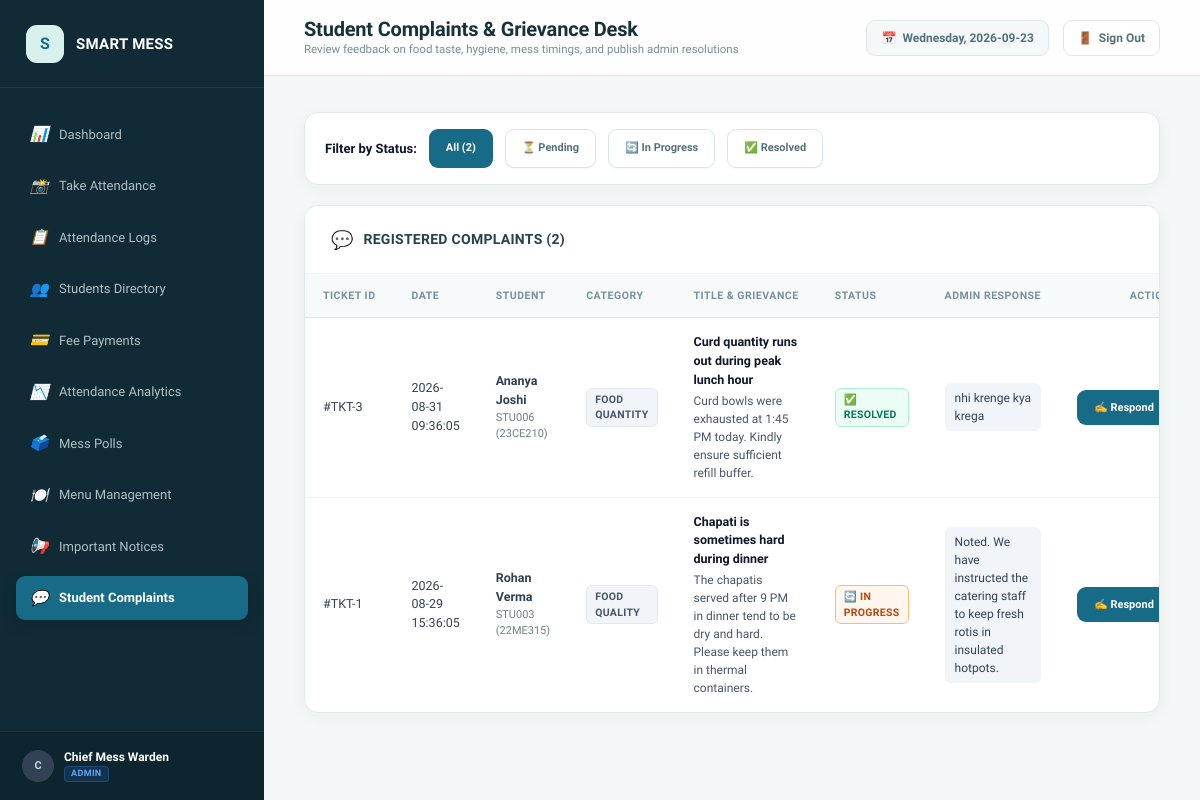
The page /admin/complaints (signed in) on the database as committed earlier.
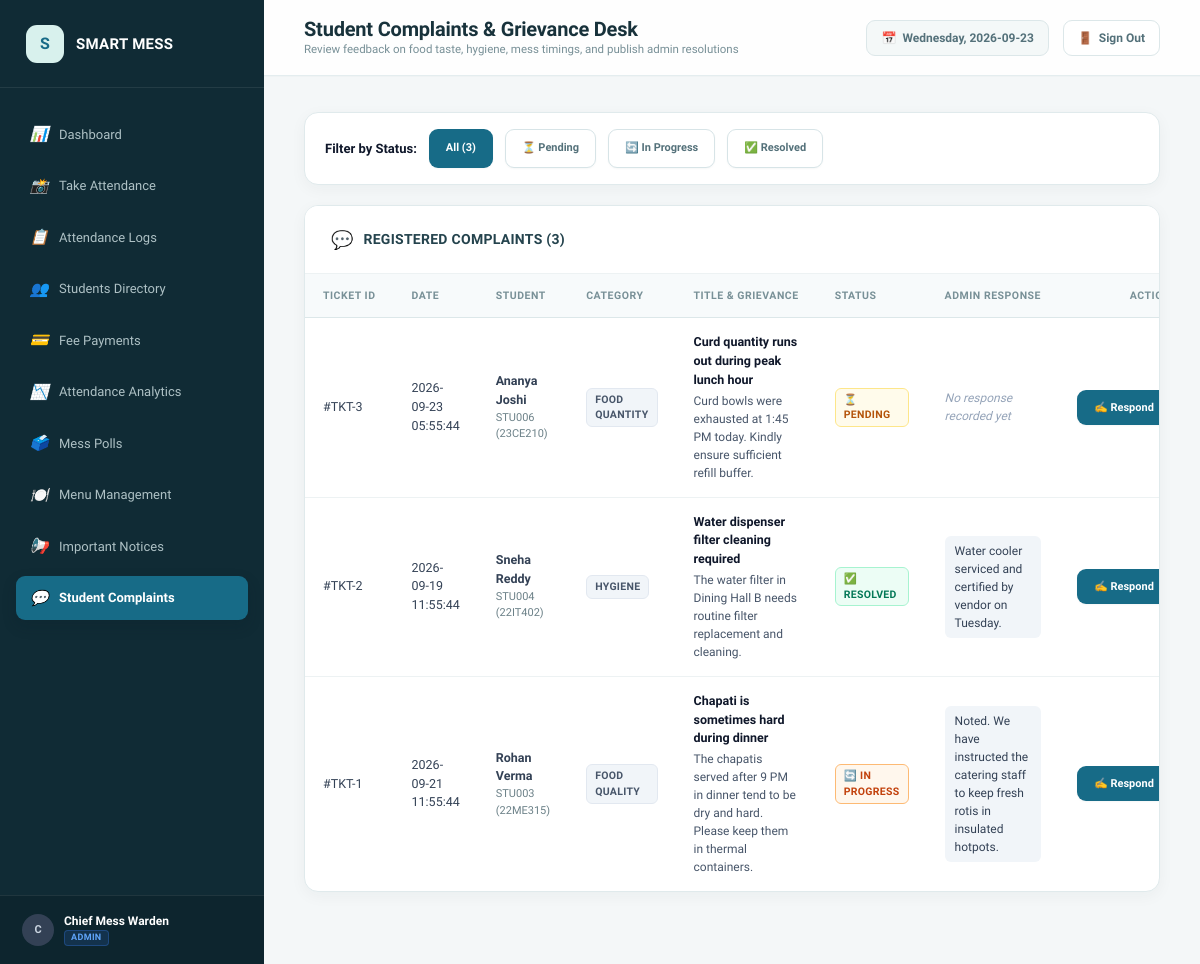
The same page on the database as committed later.
### tables this page shows
CREATE TABLE complaints (
        id INTEGER PRIMARY KEY AUTOINCREMENT,
        complaint_id TEXT UNIQUE NOT NULL,
        student_id TEXT NOT NULL,
        category TEXT NOT NULL,
        title TEXT NOT NULL,
        description TEXT NOT NULL,
        status TEXT DEFAULT 'Pending',
        admin_response TEXT,
        created_at TEXT NOT NULL,
        updated_at TEXT,
        FOREIGN KEY (student_id) REFERENCES students(student_id) ON DELETE CASCADE
    );

CREATE TABLE students (
        id INTEGER PRIMARY KEY AUTOINCREMENT,
        student_id TEXT UNIQUE NOT NULL,
        full_name TEXT NOT NULL,
        roll_number TEXT UNIQUE NOT NULL,
        branch TEXT NOT NULL,
        semester TEXT NOT NULL,
        mobile_number TEXT NOT NULL,
        password_hash TEXT NOT NULL,
        payment_status TEXT DEFAULT 'Unpaid',
        face_registered INTEGER DEFAULT 0,
        face_image_path TEXT,
        registration_date TEXT NOT NULL
    );

### app.py (the view)
@app.route("/admin/complaints")
@admin_required
def admin_complaints():
    status_filter = request.args.get("status", "")
    category_filter = request.args.get("category", "")
    conn = get_db_connection()
    cursor = conn.cursor()
    query = """
    SELECT c.id, c.complaint_id, c.student_id, s.full_name, s.roll_number, s.branch,
           c.category, c.title, c.description, c.status, c.admin_response, c.created_at, c.updated_at
    FROM complaints c
    JOIN students s ON c.student_id = s.student_id
    WHERE 1=1
    """
    params = []
    if status_filter:
        query += " AND c.status = ?"
        params.append(status_filter)
    if category_filter:
        query += " AND c.category = ?"
        params.append(category_filter)
    query += " ORDER BY c.id DESC"
    cursor.execute(query, params)
    complaints = cursor.fetchall()
    conn.close()
    categories = ["Food Quality", "Food Quantity", "Hygiene", "Timing", "Staff Behaviour", "Other"]
    return render_template(
        "admin/complaints.html",
        complaints=complaints,
        categories=categories,
        selected_status=status_filter,
        selected_category=category_filter
    )

### app.py (called while the page is built)
def admin_required(f):
    @wraps(f)
    def decorated_function(*args, **kwargs):
        if "user_role" not in session or session["user_role"] != "admin":
            flash("Admin access required. Please log in as an administrator.", "warning")
            return redirect(url_for("login"))
        return f(*args, **kwargs)
    return decorated_function

@app.context_processor
def inject_global_vars():
    now = datetime.now()
    return {
        "current_year": now.year,
        "current_date": now.strftime("%Y-%m-%d"),
        "current_day": now.strftime("%A"),
        "user_role": session.get("user_role"),
        "user_name": session.get("user_name"),
        "user_id": session.get("user_id"),
        "student_id": session.get("student_id")
    }

### database.py (called while the page is built)
def get_db_connection():
    conn = sqlite3.connect(DB_PATH)
    conn.row_factory = sqlite3.Row
    conn.execute("PRAGMA foreign_keys = ON;")
    return conn

### templates/admin/complaints.html (shortened to what the changed rows need)
{% extends "base.html" %}
{% block page_title %}Student Complaints & Grievance Desk{% endblock %}
{% block content %}
<div class="card" style="margin-bottom: 20px;">
  <div class="card-body" style="padding: 16px 20px;">
    <form method="GET" action="{{ url_for('admin_complaints') }}" style="display: flex; gap: 12px; align-items: center; flex-wrap: wrap;">
      <span style="font-size: 13px; font-weight: 700; color: #0f172a;">Filter by Status:</span>
      <a href="{{ url_for('admin_complaints') }}" class="btn btn-sm {% if not selected_status %}btn-primary{% else %}btn-secondary{% endif %}">
        All ({{ complaints | length }})
      </a>
      <a href="{{ url_for('admin_complaints', status='Pending') }}" class="btn btn-sm {% if selected_status == 'Pending' %}btn-primary{% else %}btn-secondary{% endif %}">
        ⏳ Pending
      </a>
      <a href="{{ url_for('admin_complaints', status='In Progress') }}" class="btn btn-sm {% if selected_status == 'In Progress' %}btn-primary{% else %}btn-secondary{% endif %}">
        🔄 In Progress
      </a>
      <a href="{{ url_for('admin_complaints', status='Resolved') }}" class="btn btn-sm {% if selected_status == 'Resolved' %}btn-primary{% else %}btn-secondary{% endif %}">
        ✅ Resolved
      </a>
    </form>
  </div>
</div>
<div class="card">
  <div class="card-header">
    <div class="card-title">
      <span>💬</span>
      <h3>Registered Complaints ({{ complaints | length }})</h3>
    </div>
  </div>
  <div class="card-body" style="padding: 0;">
    <div class="table-responsive">
      <table class="custom-table">
        <thead>
          <tr>
            <th>Ticket ID</th>
            <th>Date</th>
            <th>Student</th>
            <th>Category</th>
            <th>Title & Grievance</th>
            <th>Status</th>
            <th>Admin Response</th>
            <th style="text-align: right;">Action</th>
          </tr>
        </thead>
        <tbody>
          {% for c in complaints %}
            <tr>
              <td>#TKT-{{ c['id'] }}</td>
              <td>{{ c['created_at'] }}</td>
              <td>
                <strong>{{ c['full_name'] }}</strong>
                <div style="font-size: 11px; color: var(--text-muted);">{{ c['student_id'] }} ({{ c['roll_number'] }})</div>
              </td>
              <td><span class="badge badge-normal">{{ c['category'] }}</span></td>
              <td style="max-width: 280px;">
                <div style="font-weight: 700; color: #0f172a;">{{ c['title'] }}</div>
                <div style="font-size: 12px; color: #475569; margin-top: 2px;">{{ c['description'] }}</div>
              </td>
              <td>
                {% if c['status'] == 'Pending' %}
                  <span class="badge badge-pending">⏳ Pending</span>
                {% elif c['status'] == 'In Progress' %}
                  <span class="badge badge-high">🔄 In Progress</span>
                {% else %}
                  <span class="badge badge-paid">✅ Resolved</span>
                {% endif %}
              </td>
              <td style="font-size: 12px; color: #334155; max-width: 220px;">
                {% if c['admin_response'] %}
                  <div style="background: #f1f5f9; padding: 6px 10px; border-radius: var(--radius-sm);">
                    {{ c['admin_response'] }}
                  </div>
                {% else %}
                  <span style="color: var(--text-light); font-style: italic;">No response recorded yet</span>
                {% endif %}
              </td>
              <td style="text-align: right;">
                <button
                  class="btn btn-primary btn-sm"
                  onclick="openResponseModal('{{ c['id'] }}', '{{ c['full_name'] }}', '{{ c['status'] }}', '{{ c['admin_response'] or '' }}')"
                >
                  ✍️ Respond
                </button>
              </td>
            </tr>
          {% else %}
            <tr>
              <td colspan="8" style="text-align: center; color: var(--text-muted); padding: 40px;">
                No student complaints found in this category.
              </td>
            </tr>
          {% endfor %}
        </tbody>
      </table>
    </div>
  </div>
</div>
{% endblock %}

Rows that differ between the two databases and show on the page:
changed complaints "Curd quantity runs out during peak lunch hour": created_at "2026-08-31 09:36:05" → "2026-09-23 05:55:44"; admin_response "nhi krenge kya krega" → (not shown); status "✅ RESOLVED" → "⏳ PENDING"; now shows "No response recorded yet"
added complaints: id "2", created_at "2026-09-19 11:55:44", full_name "Sneha Reddy", student_id "STU004", roll_number "22IT402", category "HYGIENE", title "Water dispenser filter cleaning required", description "The water filter in Dining Hall B needs routine filter replacement and cleaning.", status "✅ RESOLVED", admin_response "Water cooler serviced and certified by vendor on Tuesday."
changed complaints "Chapati is sometimes hard during dinner": created_at "2026-08-29 15:36:05" → "2026-09-21 11:55:44"
Other text that changed with them:
{{ complaints | length }}: "2" → "3"
